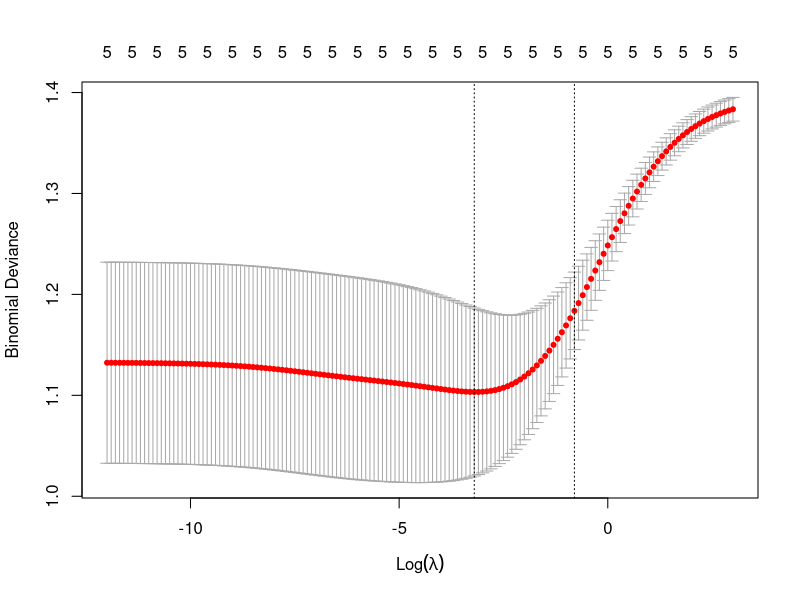
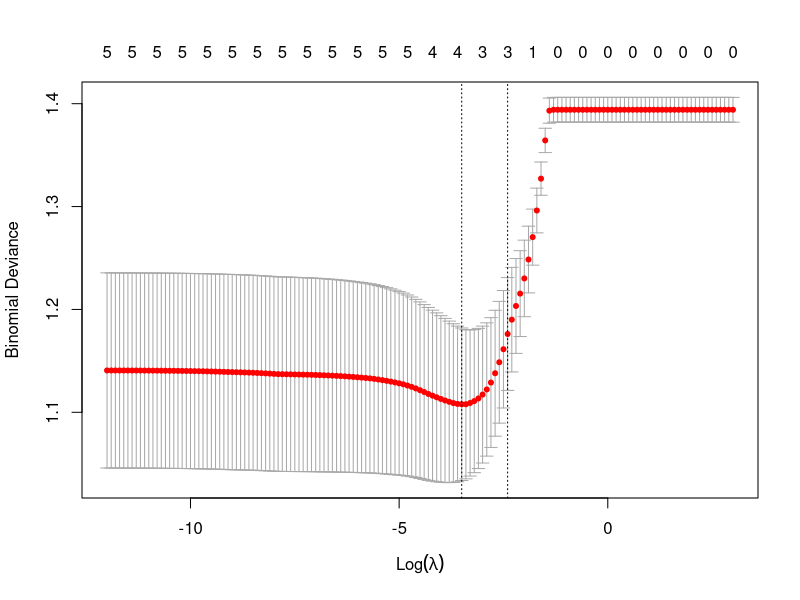
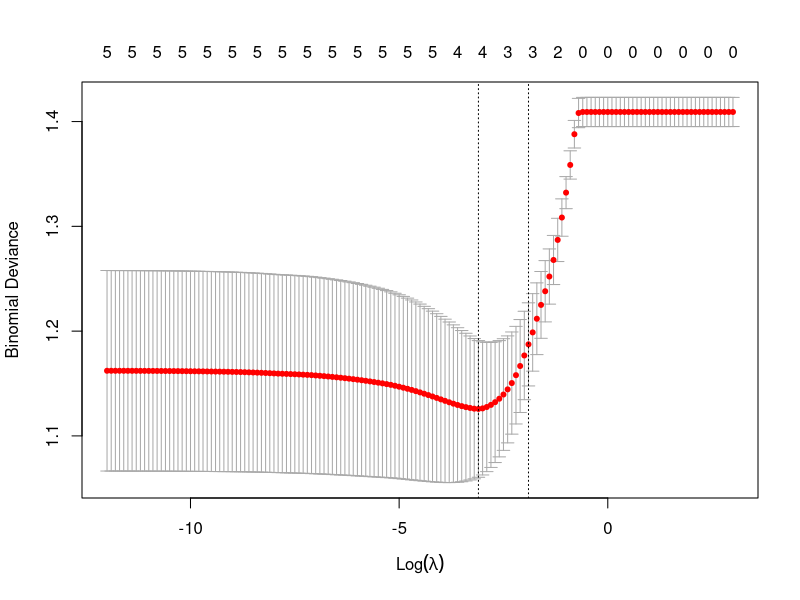
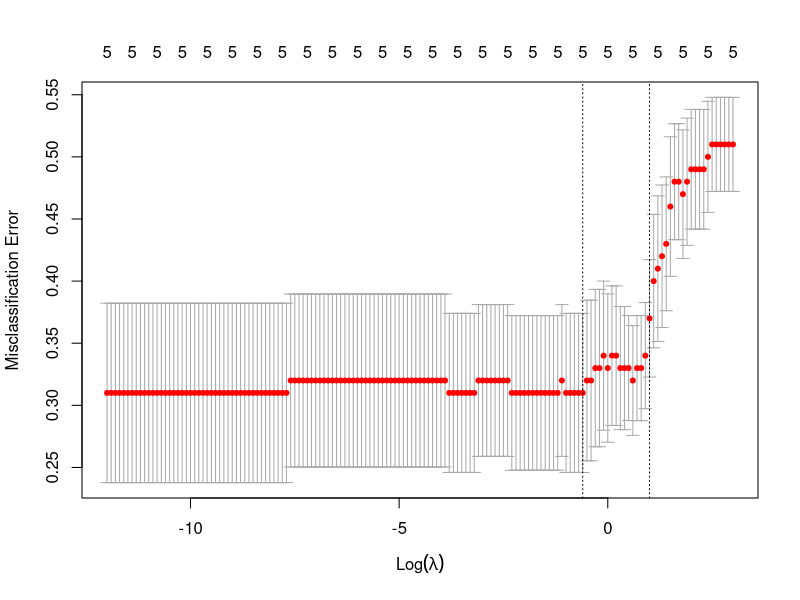
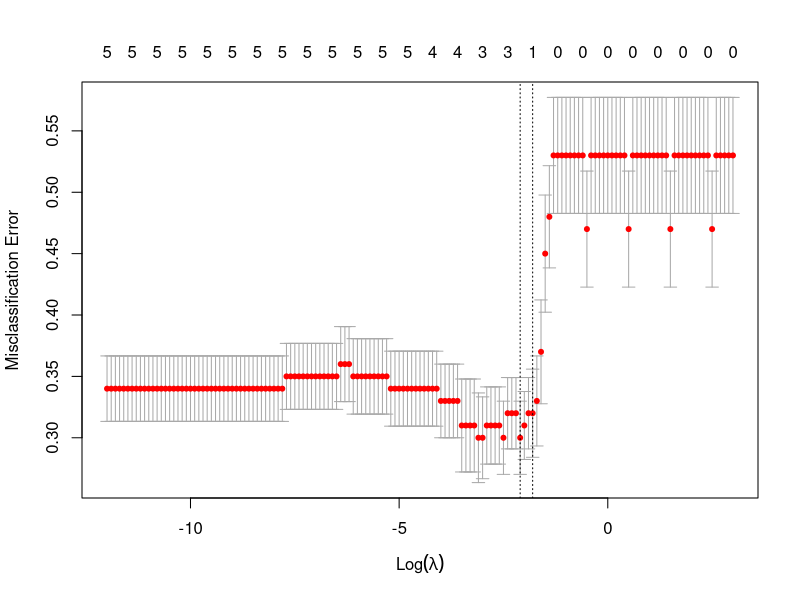
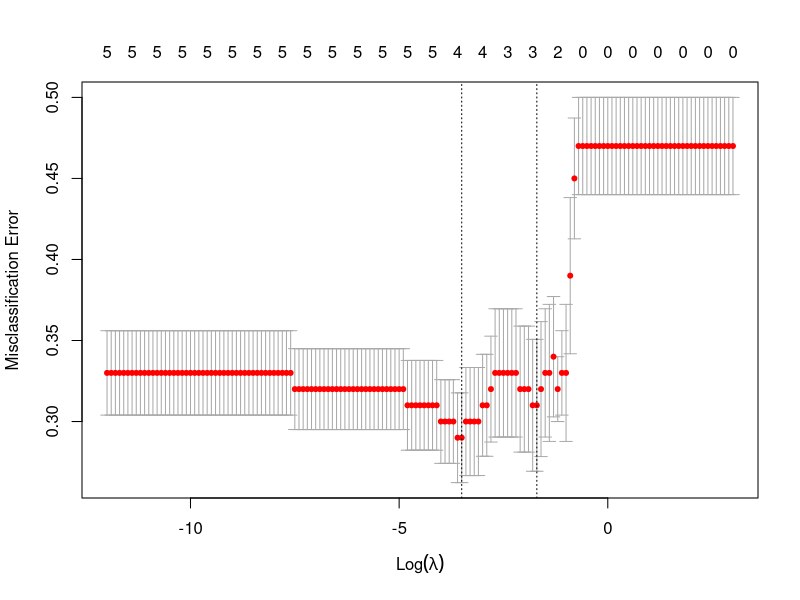
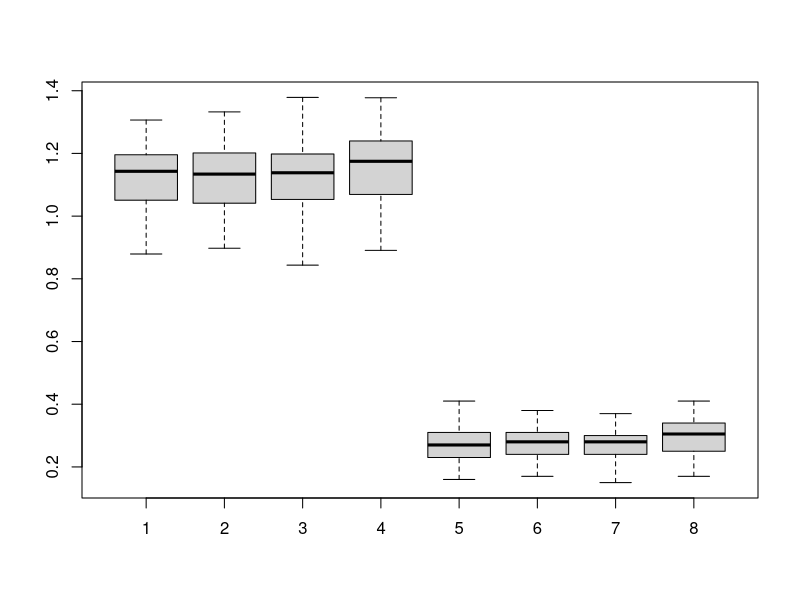

These charts were generated, in order, by the following R code:
library(glmnet)

set.seed(12345)

q <- 5
b0 <- 0
b <- rep(0,q)
n <- 100
N <- 100
X <- matrix(0,n,q)
numlist <- seq(-12,3,0.1)
l <- length(numlist)
lambdalist <- exp(numlist)
results <- array(NA, dim = c(4, N))
rar <- results
ral <- rar
rael <- rar
min_measure <- array(NA,dim=c(8,N))



b0 <- round(rnorm(1,0,1),2)
b <- round(rnorm(q,0,1),2)


for(j in 1:N){
  
  for(i in 1:q-1){
    X[,i] <- rnorm(n,0,1)
  }
  
  X[,q] <- X[,1] * runif(n,0.8,1.2)
  
  Xt <- X
  
  #sds <- sqrt(colMeans(X^2) - colMeans(X)^2)
  
  #Xt <- t((t(X)-colMeans(X))/sds)
  
  eta <- b0 + Xt%*%b
  p <- plogis(eta)
  Y <- rbinom(n,1,p)
  
  cvR <- cv.glmnet(Xt,Y, lambda = lambdalist, family = "binomial", alpha = 0)
  cvRm <- cv.glmnet(Xt,Y, lambda = lambdalist, family = "binomial", alpha = 0, type.measure = "class")
  rar[1,j] <- cvR$lambda.min
  rar[2,j] <- cvR$lambda.1se
  rar[3,j] <- cvRm$lambda.min
  rar[4,j] <- cvRm$lambda.1se
  
  cvL <- cv.glmnet(Xt,Y, lambda = lambdalist, family = "binomial", alpha = 1)
  cvLm <- cv.glmnet(Xt,Y, lambda = lambdalist, family = "binomial", alpha = 1, type.measure = "class")
  ral[1,j] <- cvL$lambda.min
  ral[2,j] <- cvL$lambda.1se
  ral[3,j] <- cvLm$lambda.min
  ral[4,j] <- cvLm$lambda.1se
  
  cvEL <- cv.glmnet(Xt,Y, lambda = lambdalist, family = "binomial", alpha = 0.5)
  cvELm <- cv.glmnet(Xt,Y, lambda = lambdalist, family = "binomial", alpha = 0.5, type.measure = "class")
  rael[1,j] <- cvEL$lambda.min
  rael[2,j] <- cvEL$lambda.1se
  rael[3,j] <- cvELm$lambda.min
  rael[4,j] <- cvELm$lambda.1se
  
  
  cvcheck <- cv.glmnet(Xt,Y, lambda = c(0,0.0000001), family = "binomial", alpha = 0.5)
  cvcheckm <- cv.glmnet(Xt,Y, lambda = c(0,0.0000001), family = "binomial", alpha = 0.5, type.measure = "class")

  
  min_measure[1,j] <- min(cvR$cvm)
  min_measure[2,j] <- min(cvL$cvm)
  min_measure[3,j] <- min(cvEL$cvm)
  
  min_measure[4,j] <- min(cvcheck$cvm[2])
  
  
  min_measure[5,j] <- min(cvRm$cvm)
  min_measure[6,j] <- min(cvLm$cvm)
  min_measure[7,j] <- min(cvELm$cvm)
  
  min_measure[8,j] <- min(cvcheckm$cvm[2])
  
  print(j/N)
}

med <- function(x){
  le <- length(x)
  m <- round((le+1)/2,0)
  xm <- sort(x)
  return(xm[m])
}

names <- c("dev.min", "dev.1se", "misc.min", "misc.1se")

ri <- as.data.frame(t(log(rar)))
names(ri) <- names

la <- as.data.frame(t(log(ral)))
names(la) <- names

el <- as.data.frame(t(log(rael)))
names(el) <- names

#boxplot(ri, main = "c Optimale Prognose Ridge, n = 100, N = 100", ylim = c(-12,3), ylab = "log(lambda)")
#boxplot(la, main = "c Optimale Prognose Lasso, n = 100, N = 100", ylim = c(-12,3), ylab = "log(lambda)")
#boxplot(el, main = "c Optimale Prognose Elastic Net 0.5, n = 100, N = 100", ylim = c(-12,3), ylab = "log(lambda)")

plot(cvR, sign.lambda = 1)
plot(cvL, sign.lambda = 1)
plot(cvEL, sign.lambda = 1)

plot(cvRm, sign.lambda = 1)
plot(cvLm, sign.lambda = 1)
plot(cvELm, sign.lambda = 1)

apply(rar,1,med)
log(apply(rar,1,med))

apply(ral,1,med)
log(apply(ral,1,med))

apply(rael,1,med)
log(apply(rael,1,med))

round(matrix(apply(min_measure,1,med),4,2),3)

boxplot(t(min_measure))
